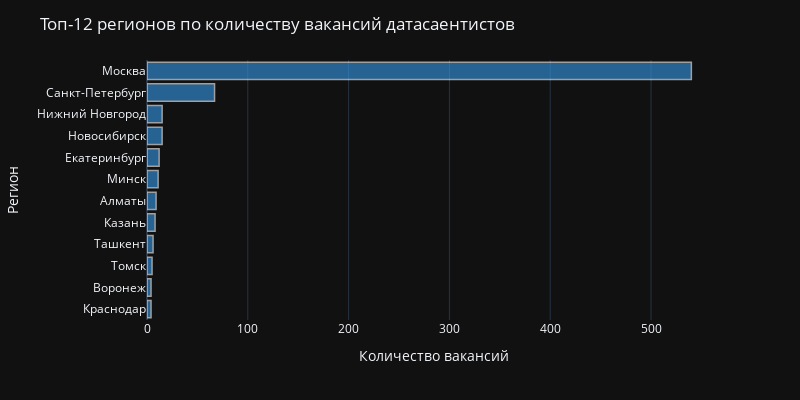

Notebook source saved alongside this figure:
### Code cell
plot_discrete(
    'ds', 12, 'area',
    rus_feature='Регион',
    title_text='Топ-12 регионов по количеству вакансий датасаентистов',
    color='#3498E8',
    height=400
)

### Figure 1 — Plotly figure (JSON) as saved in the notebook; plotly's stock layout.template omitted (floating-point values rounded to 4 significant figures)
{"data": [{"alignmentgroup": "True", "hovertemplate": "Количество вакансий=%{x}<br>Регион=%{y}<extra></extra>", "legendgroup": "", "marker": {"color": "#3498E8", "line": {"color": "#FFFFFF", "width": 1.5}, "pattern": {"shape": ""}}, "name": "", "offsetgroup": "", "opacity": 0.6, "orientation": "h", "showlegend": false, "textposition": "auto", "type": "bar", "x": [4, 4, 5, 6, 8, 9, 11, 12, 15, 15, 67, 540], "xaxis": "x", "y": ["Краснодар", "Воронеж", "Томск", "Ташкент", "Казань", "Алматы", "Минск", "Екатеринбург", "Новосибирск", "Нижний Новгород", "Санкт-Петербург", "Москва"], "yaxis": "y"}], "layout": {"barmode": "relative", "height": 400, "legend": {"tracegroupgap": 0}, "margin": {"t": 60}, "showlegend": false, "title": {"text": "Топ-12 регионов по количеству вакансий датасаентистов"}, "width": 800, "xaxis": {"anchor": "y", "autorange": true, "domain": [0, 1], "range": [0, 568.4], "title": {"text": "Количество вакансий"}, "type": "linear"}, "yaxis": {"anchor": "x", "autorange": true, "domain": [0, 1], "range": [-0.5, 11.5], "title": {"text": "Регион"}, "type": "category"}}}
